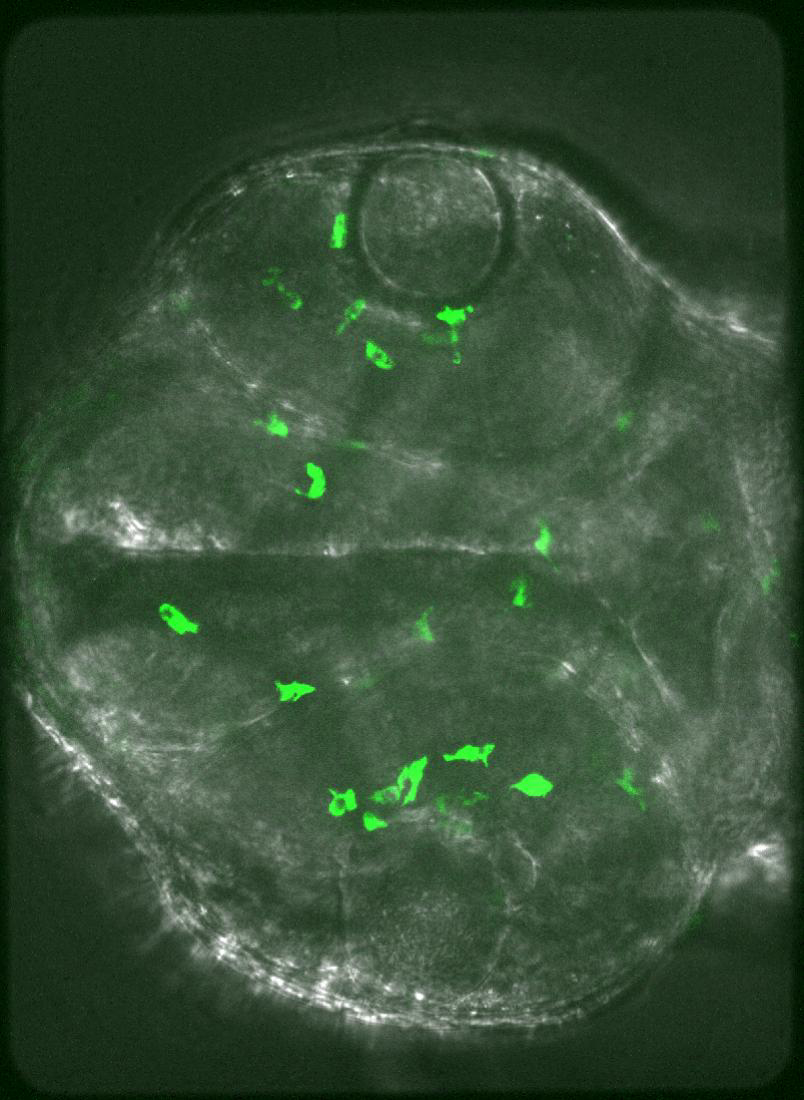
#> input picture pngimgs/1.png, 804 x 1100 px
$ python -i cellCount.py   (imports and definitions only)
#> lines starting #> are read from the running program, lines starting #| are printed output that depends on the picture; after the words box and inside, x2 and y2 are one past the last pixel; in counts of white or black regions, pixels touching at a corner belong together
#!/usr/bin/env python3
# -*- coding: utf-8 -*-
"""
Created on Wed Jun 22 14:52:58 2022

@author: danb22

Copyright (c) 2002, Daniel Blanchette
All rights reserved.

This source code is licensed under the BSD-style license found in the
LICENSE file in the root directory of this source tree.
"""

import matplotlib.pyplot as plt
import skimage.io as io
import os
import skimage.filters
import skimage.color
import skimage.measure
from PIL.Image import core as _imaging


# this fucntion produces three images across the pixel channel spectrum
# def rgb_splitter(image):
#     rgb_list = ['Reds', 'Greens', 'Blues']
#     fig, ax = plt.subplots(1, 3, figsize=(15,5), sharey=True)
#     for i in range(3):
#         ax[i].imshow(image[:,:,i], cmap = rgb_list[i])
#         ax[i].set_title(rgb_list[i], fontsize = 15)


# prints original image plot to notebook/photoviewer
# and returns the file read variable to be used in other functions
def show_img(image):
#> called with image = '../pngimgs/1.png'
    new_img = io.imread(image)
#> new_img is the input picture: shape (1100, 804, 3); mean R, G, B 54.6, 78.1, 54.3
    plt.imshow(new_img)
    # plt.axis('off')
    plt.show()
    return new_img

# Isolates the microglia cells based on thresholded values of the RGB channels
# and gererates a modified copy of the original image with only the
# microglia cells being identified.
def cells_only(image_path, connectivity = 1, count = 1):
    img1 = show_img(image_path)
    # Green channel bit mask applied
    green_filtered_cells = (img1[:,:,1] > 132) & (img1[:,:,0] <= 97) & (img1[:,:,2] <= 97)
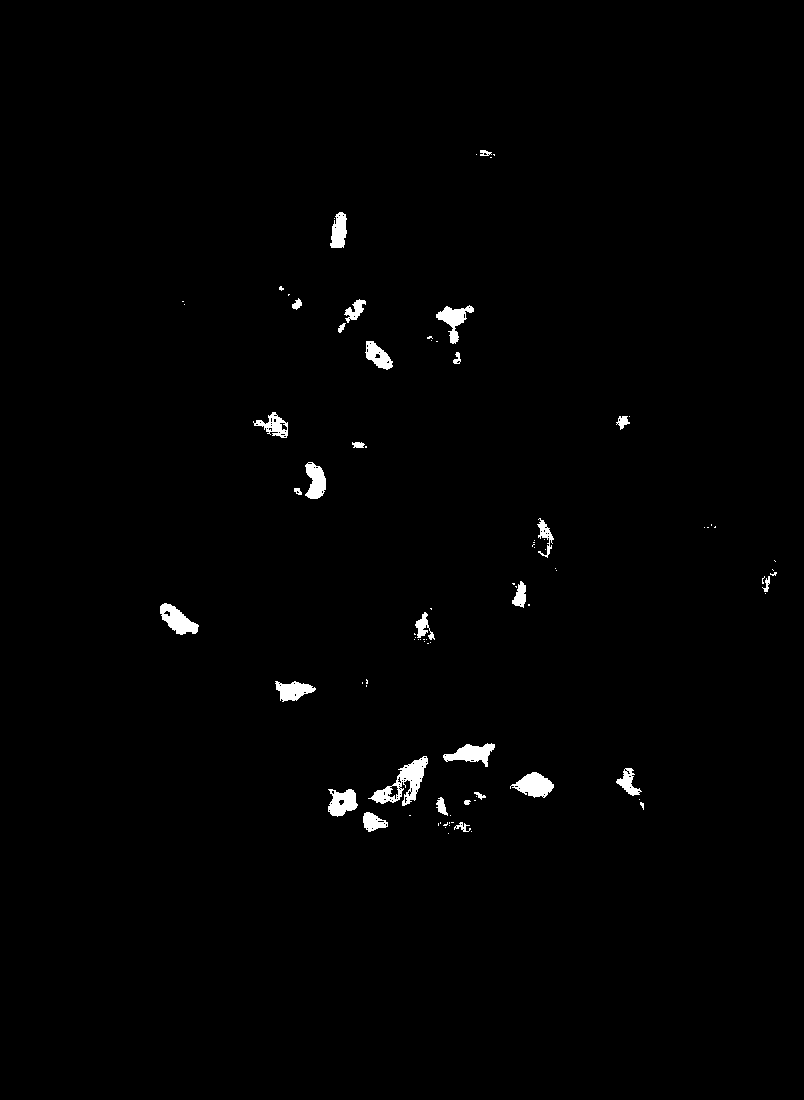
#> green_filtered_cells: shape (1100, 804) bool; 1% white; 91 white regions (62 under 20 px), largest, box (x1, y1, x2, y2) and area: (368, 756, 428, 806) 1066, (510, 772, 554, 798) 677, (160, 603, 199, 635) 655
    # make a copy of the original image
    cells_new = img1.copy()
    # for all color channels (numpy arrays), apply the bit mask logic
    cells_new[:,:,0] = cells_new[:,:,0] * green_filtered_cells
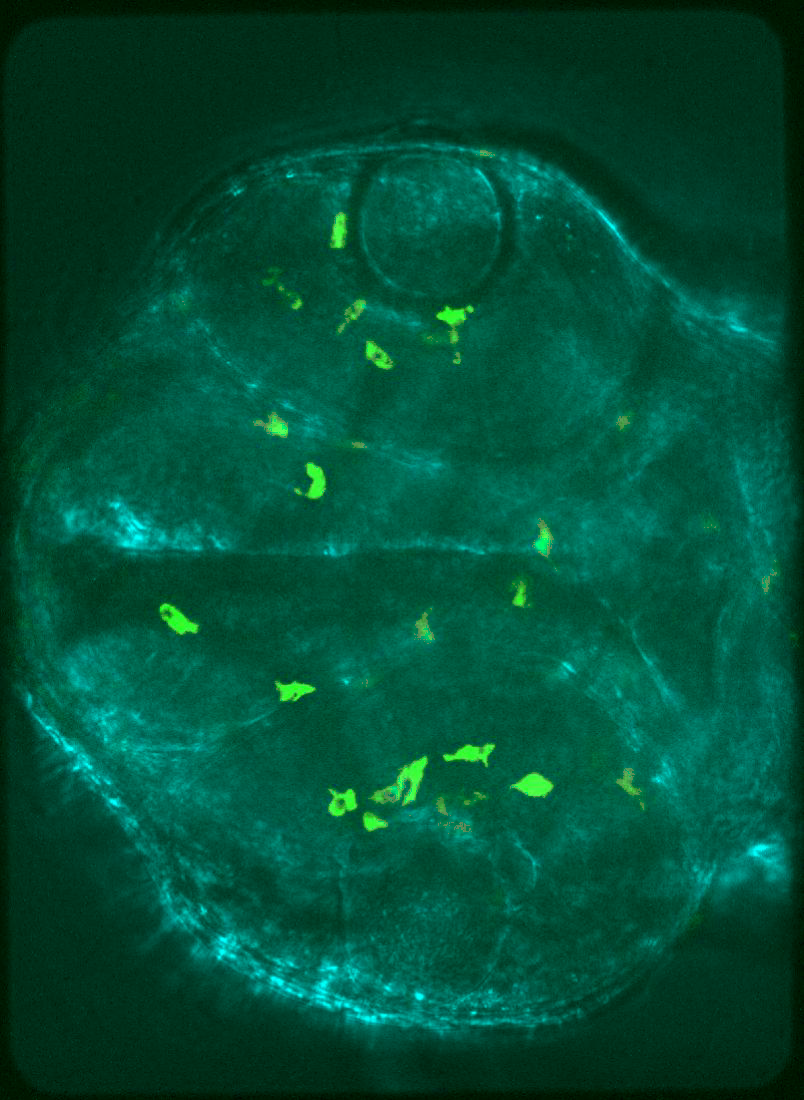
#> cells_new: shape (1100, 804, 3); mean R, G, B 0.7, 78.1, 54.3
    cells_new[:,:,1] = cells_new[:,:,1] * green_filtered_cells
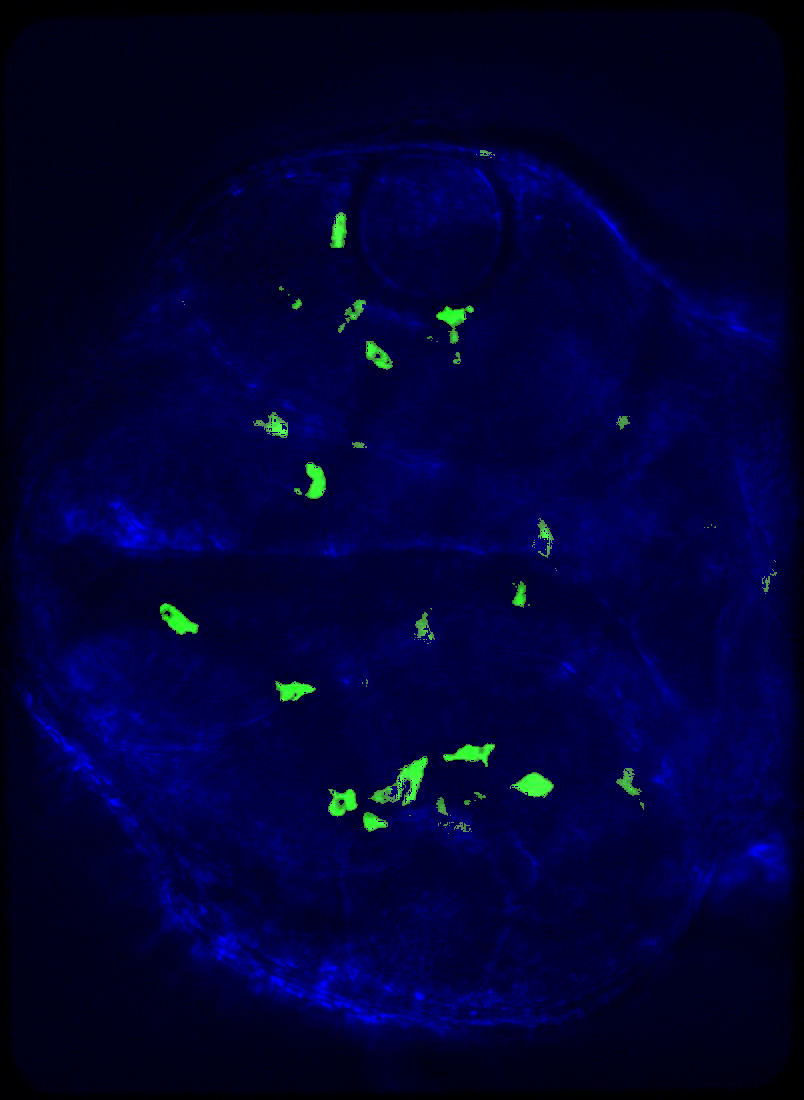
#> cells_new: shape (1100, 804, 3); mean R, G, B 0.7, 2, 54.3
    cells_new[:,:,2] = cells_new[:,:,2] * green_filtered_cells
    # convert the bit masked image to grayscale.
    gray_cells = skimage.color.rgb2gray(cells_new)
    # apply gaussian blur to further eliminate background noise from the image.
    blurred_image = skimage.filters.gaussian(gray_cells, sigma = 3.0)
    # store the new mask value with a gray scale threshold to improve cell count in variable 'mask'
    mask = blurred_image > 0.1
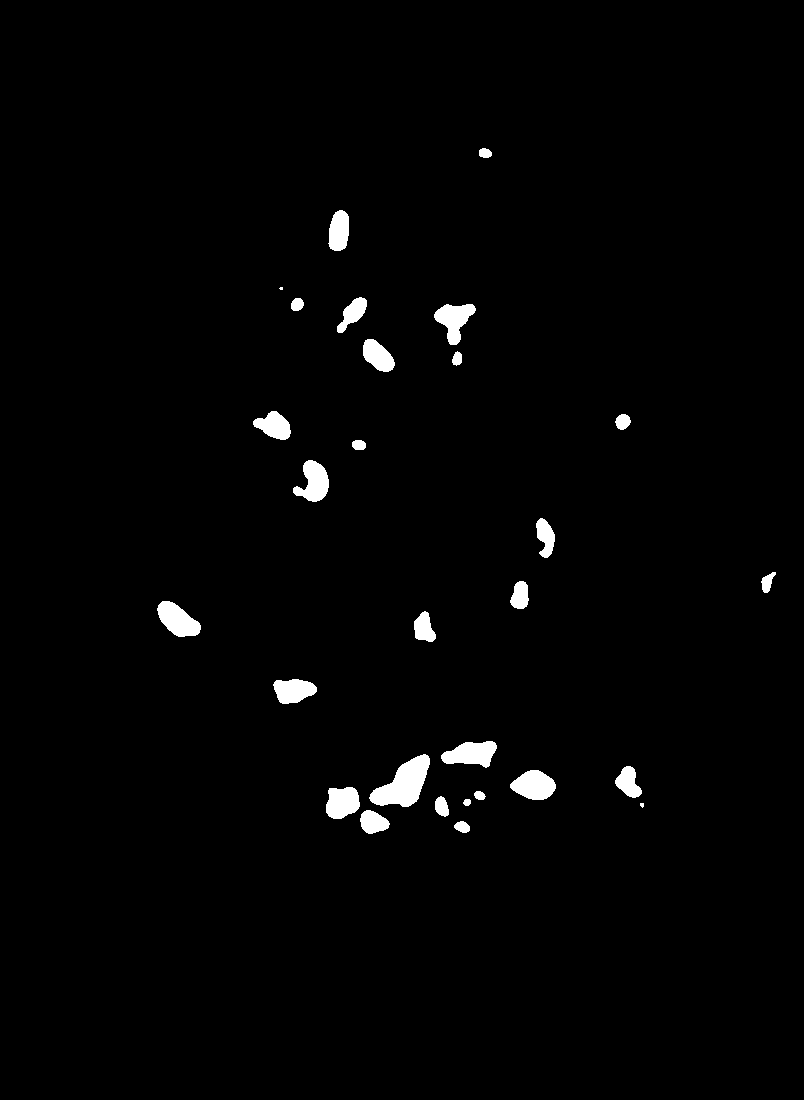
#> mask: shape (1100, 804) bool; 1.6% white; 29 white regions (2 under 20 px), largest, box (x1, y1, x2, y2) and area: (369, 754, 430, 807) 1737, (441, 741, 497, 768) 999, (157, 601, 201, 637) 985
    # apply color fill
    labeled_image, cell_count = skimage.measure.label(mask, connectivity=connectivity, return_num=True)
#> labeled_image: shape (1100, 804) int32; 30 distinct labels, from 0 to 29
#> cell_count = 29
    # console print out of identfied cell counts based on the applied mask
    print(f"There are {cell_count} cells in {image_path}")
#| There are 29 cells in ../pngimgs/1.png

    # store the data of from the mask application in the variable colored_label_image
    colored_label_image = skimage.color.label2rgb(labeled_image, bg_label=0)
    # remove the grayscale filter
    summary_image = skimage.color.gray2rgb(gray_cells)
    # apply the mask data to the numpy pixel array for printing
    summary_image[mask] = colored_label_image[mask]

    # OPTIONAL SETTINGS FOR IMAGE RESIZING
    # plt.figure(num=None, figsize=(8, 6), dpi=80, facecolor='none', clear=True)
    # plt.box(on=None)
    # plt.axis('off')

    # display each image and as a return the settings for the summary_image
    plt.imshow(summary_image)
    plt.show()
    return summary_image

>>> result = cells_only('../pngimgs/1.png')

$ run again, on pngimgs/10.png
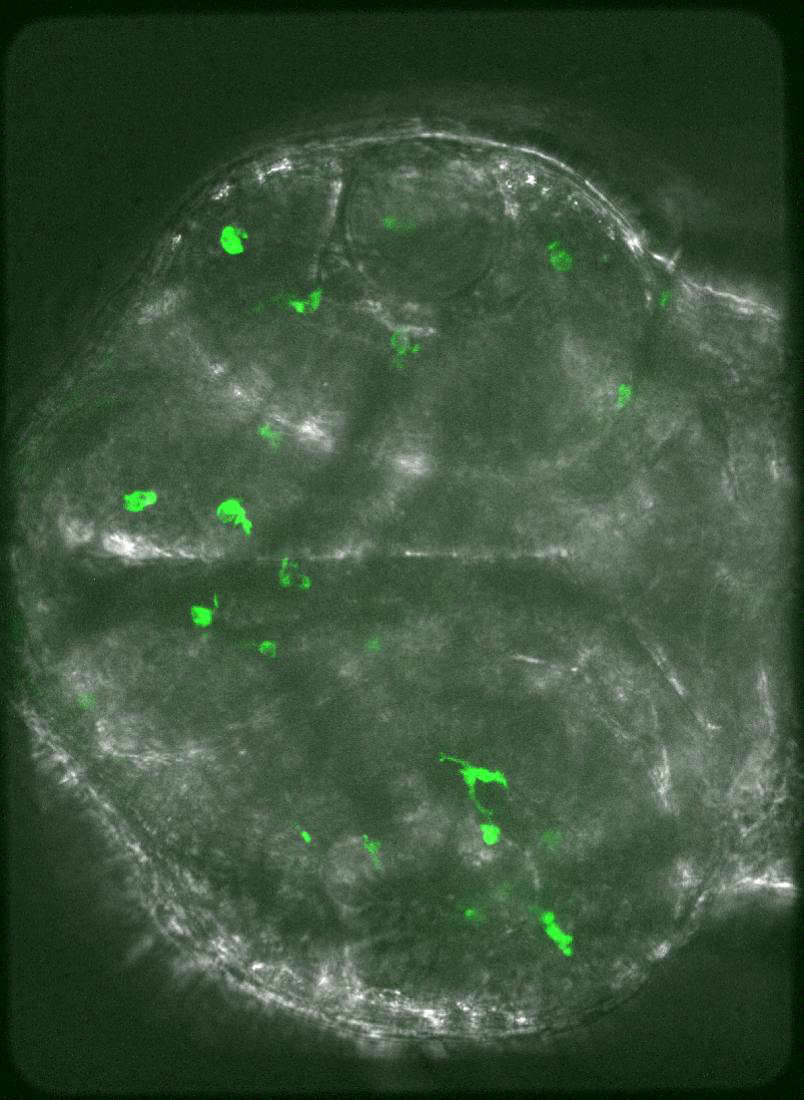
#> input picture pngimgs/10.png, 804 x 1100 px
#> in show_img, new_img is the input picture: shape (1100, 804, 3); mean R, G, B 59.9, 81.2, 59.6
#> in cells_only, `green_filtered_cells = (img1[:,:,1] > 132) & (img1[:,:,0] <= 97) & (im..`:
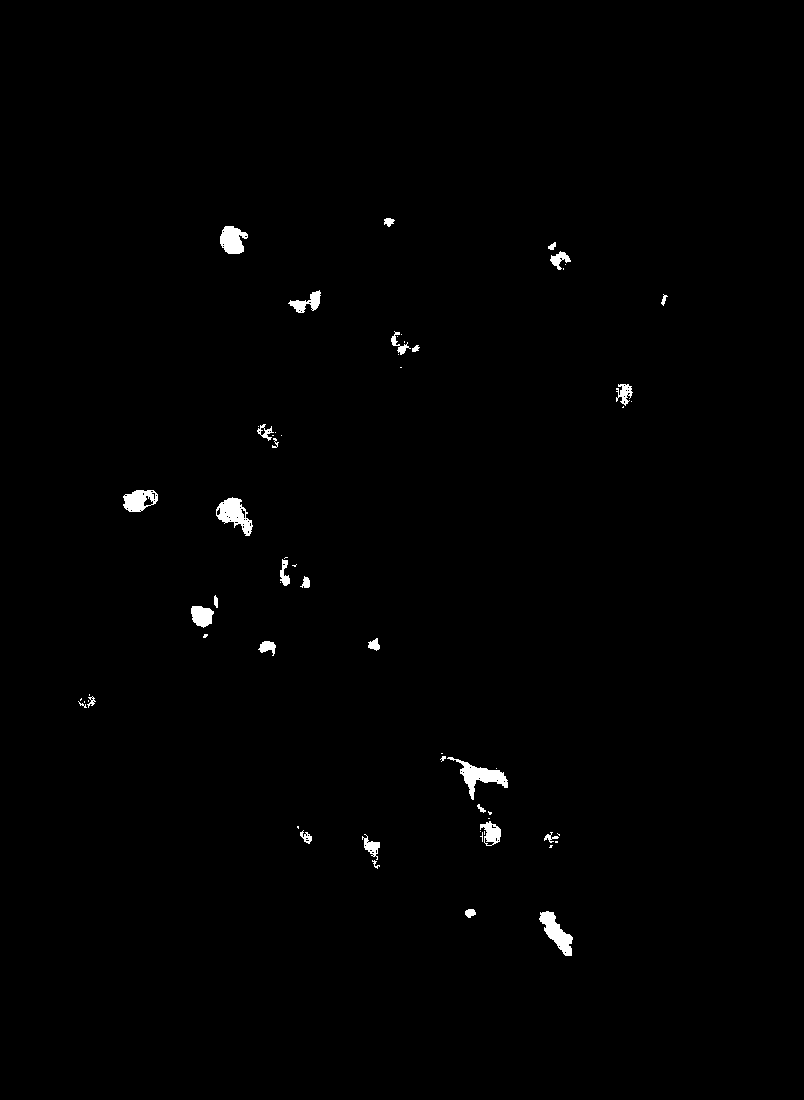
#> green_filtered_cells: shape (1100, 804) bool; 0.71% white; 63 white regions (34 under 20 px), largest, box (x1, y1, x2, y2) and area: (447, 757, 508, 800) 780, (216, 497, 253, 536) 716, (539, 911, 573, 956) 683
#> in cells_only, `mask = blurred_image > 0.1`:
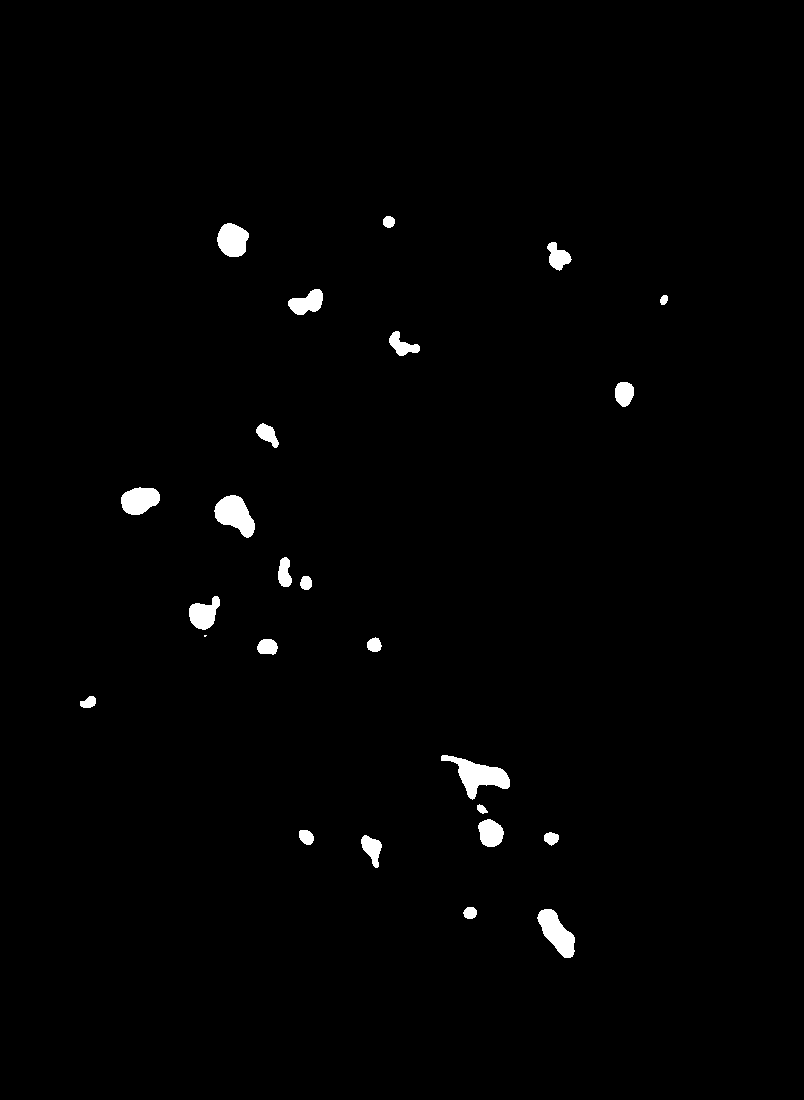
#> mask: shape (1100, 804) bool; 1.2% white; 25 white regions (1 under 20 px), largest, box (x1, y1, x2, y2) and area: (441, 755, 510, 800) 1273, (214, 495, 255, 538) 1071, (537, 909, 575, 958) 1010
#> labeled_image: shape (1100, 804) int32; 26 distinct labels, from 0 to 25
#> cell_count = 25
#| There are 25 cells in ../pngimgs/10.png
